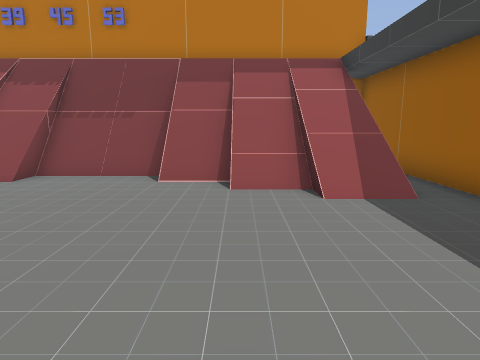
View 1 (above)

15 first-person views from a walk through a Godot game level. The camera is 1.2 m above the floor, tilts 10° down and sees 75° across. The floor is counted in squares, 1 m on a side. Each view is taken from the middle of a square. On the plan, view 1 faces up. The plan holds only what a view shows up to about 13 squares ahead; the rest is blank. The place goes on beyond the plan.

View 2
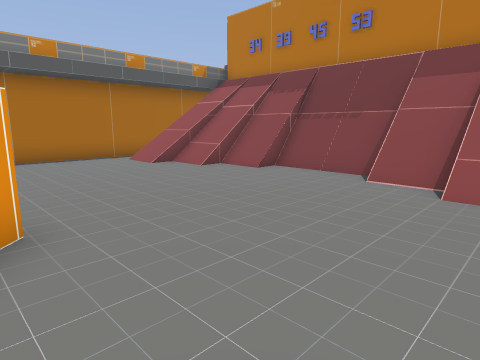

View 3
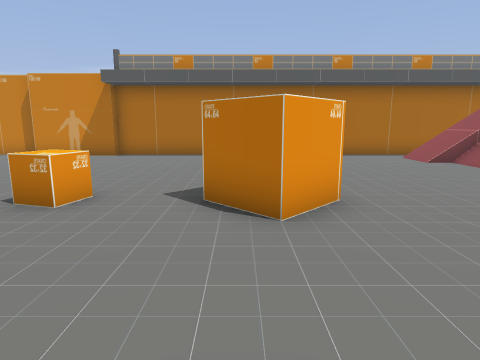

View 4
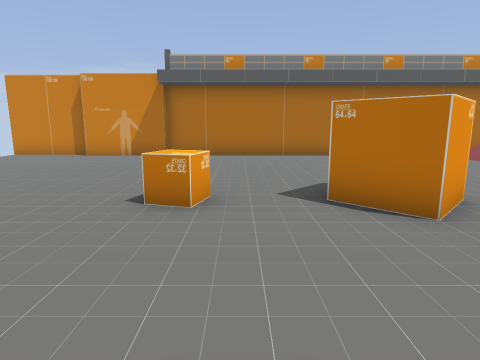

View 5
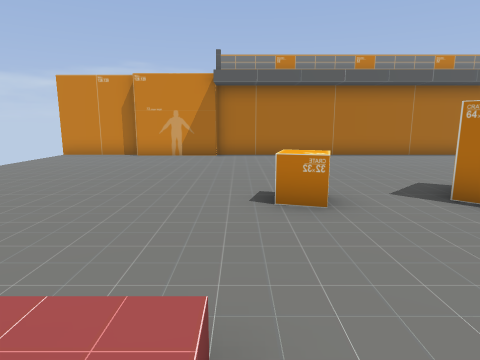

View 6
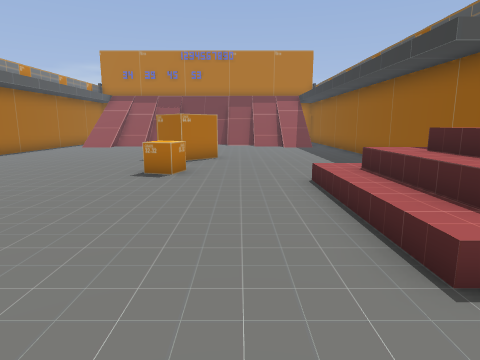

View 7
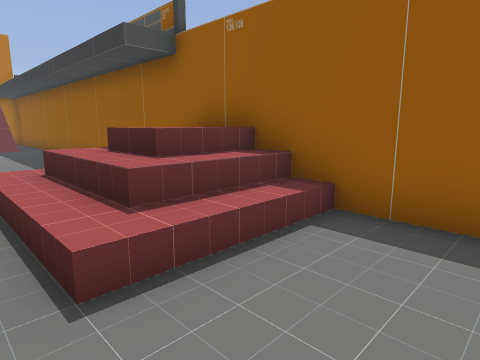

View 8
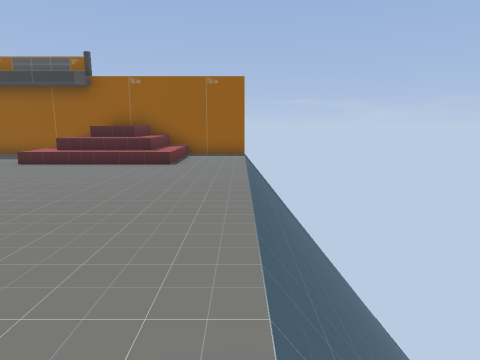

View 9
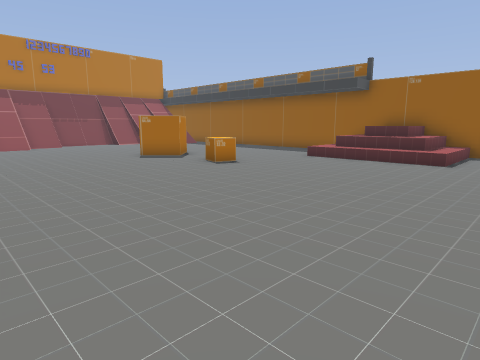

View 10
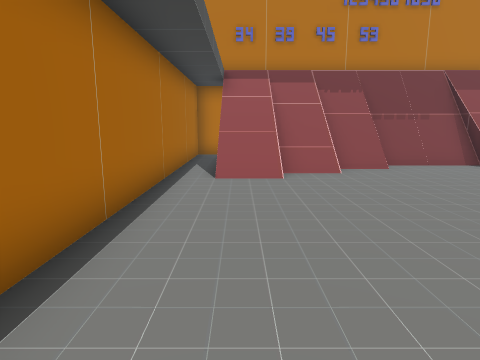

View 11
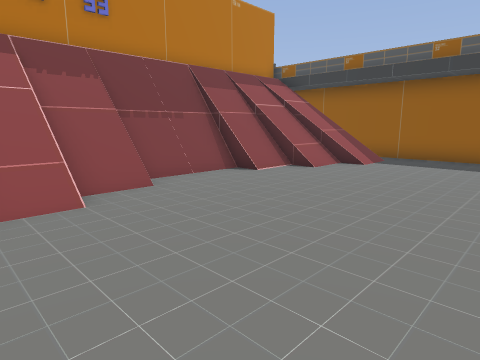

View 12
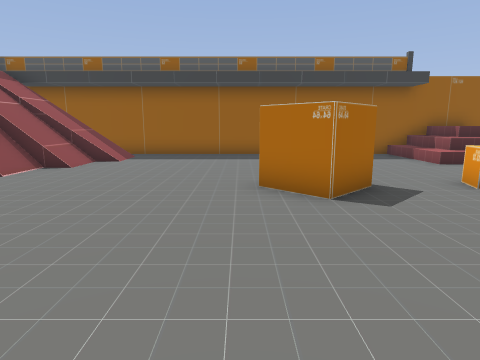

View 13
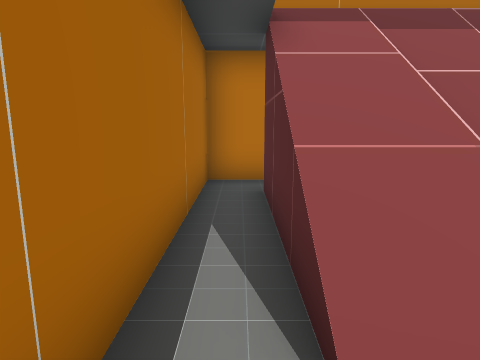

View 14
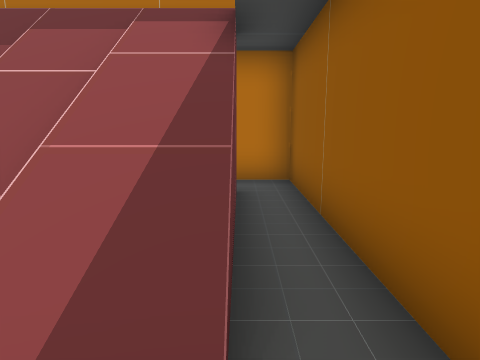

View 15
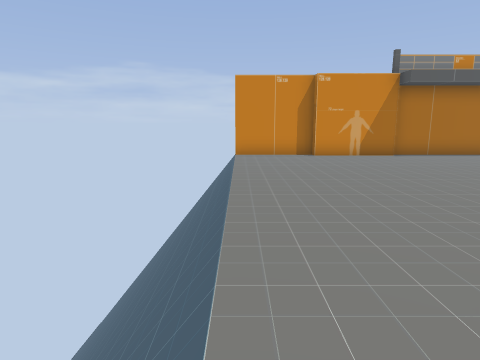

### Floor plan
Key: @ floor where view 1 was taken; # wall or solid block; x gap in a wall; . main floor; : floor 1.25 m higher than the main floor; / step, stairs or slope; = window, fence, low wall or low ledge; ^ raised ledge; v drop or lower ground.
Columns run from 11 left of view 1 to 4 right of it. Each row starts with its distance up from view 1.
 11 ###           ##
 10 #.....    .....#
  9 #.//// ## /////=
  8 #.////=###////##
  7 #./////...////##
  6 #./=/......///##
  5 #.//.........//#
  4 #..............#
  3 #..............#
  2 #..............#
  1 #..............#
  0 #......###.@...#
 -1 #.......#......#
 -2 #..............#
 -3 #..............#
 -4 #.......^......#
 -5 #...........///#
 -6 #...........///#
 -7 #...........//:#
 -8 #...........//:#
 -9 #...........///#
-10 #...........///#
-11 #..............#
-12 x..............x
-13 vvvvvvvvvvvvvvvv

Where each view was taken, in squares from view 1:
view 1: 0 up, 0 right, facing up
view 2: 0 up, 1 right, facing up-left
view 3: 1 down, 2 right, facing left
view 4: 3 down, 2 right, facing left
view 5: 5 down, 2 right, facing left
view 6: 12 down, 1 left, facing up
view 7: 12 down, 0 right, facing up-right
view 8: 12 down, 9 left, facing right
view 9: 12 down, 10 left, facing up-right
view 10: 2 down, 9 left, facing up
view 11: 1 up, 8 left, facing up-right
view 12: 1 up, 9 left, facing right
view 13: 4 up, 10 left, facing up
view 14: 4 up, 3 right, facing up
view 15: 12 down, 2 right, facing left
